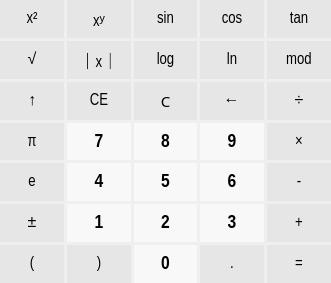
<?xml version="1.0" encoding="UTF-8"?>
<ui version="4.0">
 <class>ScientificCalculator</class>
 <widget class="QWidget" name="ScientificCalculator">
  <property name="geometry">
   <rect>
    <x>0</x>
    <y>0</y>
    <width>331</width>
    <height>283</height>
   </rect>
  </property>
  <property name="sizePolicy">
   <sizepolicy hsizetype="Expanding" vsizetype="Expanding">
    <horstretch>0</horstretch>
    <verstretch>0</verstretch>
   </sizepolicy>
  </property>
  <property name="windowTitle">
   <string>Form</string>
  </property>
  <layout class="QGridLayout" name="gridLayout">
   <property name="leftMargin">
    <number>0</number>
   </property>
   <property name="topMargin">
    <number>0</number>
   </property>
   <property name="rightMargin">
    <number>0</number>
   </property>
   <property name="bottomMargin">
    <number>0</number>
   </property>
   <property name="spacing">
    <number>3</number>
   </property>
   <item row="0" column="0">
    <widget class="QPushButton" name="sqrButton">
     <property name="sizePolicy">
      <sizepolicy hsizetype="Expanding" vsizetype="Expanding">
       <horstretch>0</horstretch>
       <verstretch>0</verstretch>
      </sizepolicy>
     </property>
     <property name="minimumSize">
      <size>
       <width>55</width>
       <height>30</height>
      </size>
     </property>
     <property name="font">
      <font>
       <family>Arial Narrow</family>
       <pointsize>12</pointsize>
      </font>
     </property>
     <property name="styleSheet">
      <string notr="true">QPushButton{background-color: rgb(230, 230, 230);border: none;} 
QPushButton:hover{background-color: rgb(195, 195, 195);}
</string>
     </property>
     <property name="text">
      <string>x²</string>
     </property>
    </widget>
   </item>
   <item row="0" column="1">
    <widget class="QPushButton" name="powButton">
     <property name="sizePolicy">
      <sizepolicy hsizetype="Expanding" vsizetype="Expanding">
       <horstretch>0</horstretch>
       <verstretch>0</verstretch>
      </sizepolicy>
     </property>
     <property name="minimumSize">
      <size>
       <width>55</width>
       <height>30</height>
      </size>
     </property>
     <property name="font">
      <font>
       <family>Arial Narrow</family>
       <pointsize>12</pointsize>
      </font>
     </property>
     <property name="styleSheet">
      <string notr="true">QPushButton{background-color: rgb(230, 230, 230);border: none;} 
QPushButton:hover{background-color: rgb(195, 195, 195);}
</string>
     </property>
     <property name="text">
      <string>xʸ</string>
     </property>
    </widget>
   </item>
   <item row="0" column="2">
    <widget class="QPushButton" name="sinButton">
     <property name="sizePolicy">
      <sizepolicy hsizetype="Expanding" vsizetype="Expanding">
       <horstretch>0</horstretch>
       <verstretch>0</verstretch>
      </sizepolicy>
     </property>
     <property name="minimumSize">
      <size>
       <width>55</width>
       <height>30</height>
      </size>
     </property>
     <property name="font">
      <font>
       <family>Arial Narrow</family>
       <pointsize>12</pointsize>
      </font>
     </property>
     <property name="styleSheet">
      <string notr="true">QPushButton{background-color: rgb(230, 230, 230);border: none;} 
QPushButton:hover{background-color: rgb(195, 195, 195);}
</string>
     </property>
     <property name="text">
      <string>sin</string>
     </property>
    </widget>
   </item>
   <item row="0" column="3">
    <widget class="QPushButton" name="cosButton">
     <property name="sizePolicy">
      <sizepolicy hsizetype="Expanding" vsizetype="Expanding">
       <horstretch>0</horstretch>
       <verstretch>0</verstretch>
      </sizepolicy>
     </property>
     <property name="minimumSize">
      <size>
       <width>55</width>
       <height>30</height>
      </size>
     </property>
     <property name="font">
      <font>
       <family>Arial Narrow</family>
       <pointsize>12</pointsize>
      </font>
     </property>
     <property name="styleSheet">
      <string notr="true">QPushButton{background-color: rgb(230, 230, 230);border: none;} 
QPushButton:hover{background-color: rgb(195, 195, 195);}
</string>
     </property>
     <property name="text">
      <string>cos</string>
     </property>
    </widget>
   </item>
   <item row="0" column="4">
    <widget class="QPushButton" name="tanButton">
     <property name="sizePolicy">
      <sizepolicy hsizetype="Expanding" vsizetype="Expanding">
       <horstretch>0</horstretch>
       <verstretch>0</verstretch>
      </sizepolicy>
     </property>
     <property name="minimumSize">
      <size>
       <width>55</width>
       <height>30</height>
      </size>
     </property>
     <property name="font">
      <font>
       <family>Arial Narrow</family>
       <pointsize>12</pointsize>
      </font>
     </property>
     <property name="styleSheet">
      <string notr="true">QPushButton{background-color: rgb(230, 230, 230);border: none;} 
QPushButton:hover{background-color: rgb(195, 195, 195);}
</string>
     </property>
     <property name="text">
      <string>tan</string>
     </property>
    </widget>
   </item>
   <item row="1" column="0">
    <widget class="QPushButton" name="sqrtButton">
     <property name="sizePolicy">
      <sizepolicy hsizetype="Expanding" vsizetype="Expanding">
       <horstretch>0</horstretch>
       <verstretch>0</verstretch>
      </sizepolicy>
     </property>
     <property name="minimumSize">
      <size>
       <width>55</width>
       <height>30</height>
      </size>
     </property>
     <property name="font">
      <font>
       <family>Arial Narrow</family>
       <pointsize>12</pointsize>
      </font>
     </property>
     <property name="styleSheet">
      <string notr="true">QPushButton{background-color: rgb(230, 230, 230);border: none;} 
QPushButton:hover{background-color: rgb(195, 195, 195);}
</string>
     </property>
     <property name="text">
      <string>√</string>
     </property>
    </widget>
   </item>
   <item row="1" column="1">
    <widget class="QPushButton" name="absButton">
     <property name="sizePolicy">
      <sizepolicy hsizetype="Expanding" vsizetype="Expanding">
       <horstretch>0</horstretch>
       <verstretch>0</verstretch>
      </sizepolicy>
     </property>
     <property name="minimumSize">
      <size>
       <width>55</width>
       <height>30</height>
      </size>
     </property>
     <property name="font">
      <font>
       <family>Arial Narrow</family>
       <pointsize>12</pointsize>
      </font>
     </property>
     <property name="styleSheet">
      <string notr="true">QPushButton{background-color: rgb(230, 230, 230);border: none;} 
QPushButton:hover{background-color: rgb(195, 195, 195);}
</string>
     </property>
     <property name="text">
      <string>｜x｜</string>
     </property>
    </widget>
   </item>
   <item row="1" column="2">
    <widget class="QPushButton" name="logButton">
     <property name="sizePolicy">
      <sizepolicy hsizetype="Expanding" vsizetype="Expanding">
       <horstretch>0</horstretch>
       <verstretch>0</verstretch>
      </sizepolicy>
     </property>
     <property name="minimumSize">
      <size>
       <width>55</width>
       <height>30</height>
      </size>
     </property>
     <property name="font">
      <font>
       <family>Arial Narrow</family>
       <pointsize>12</pointsize>
      </font>
     </property>
     <property name="styleSheet">
      <string notr="true">QPushButton{background-color: rgb(230, 230, 230);border: none;} 
QPushButton:hover{background-color: rgb(195, 195, 195);}
</string>
     </property>
     <property name="text">
      <string>log</string>
     </property>
    </widget>
   </item>
   <item row="1" column="3">
    <widget class="QPushButton" name="lnButton">
     <property name="sizePolicy">
      <sizepolicy hsizetype="Expanding" vsizetype="Expanding">
       <horstretch>0</horstretch>
       <verstretch>0</verstretch>
      </sizepolicy>
     </property>
     <property name="minimumSize">
      <size>
       <width>55</width>
       <height>30</height>
      </size>
     </property>
     <property name="font">
      <font>
       <family>Arial Narrow</family>
       <pointsize>12</pointsize>
      </font>
     </property>
     <property name="styleSheet">
      <string notr="true">QPushButton{background-color: rgb(230, 230, 230);border: none;} 
QPushButton:hover{background-color: rgb(195, 195, 195);}
</string>
     </property>
     <property name="text">
      <string>ln</string>
     </property>
    </widget>
   </item>
   <item row="1" column="4">
    <widget class="QPushButton" name="modButton">
     <property name="sizePolicy">
      <sizepolicy hsizetype="Expanding" vsizetype="Expanding">
       <horstretch>0</horstretch>
       <verstretch>0</verstretch>
      </sizepolicy>
     </property>
     <property name="minimumSize">
      <size>
       <width>55</width>
       <height>30</height>
      </size>
     </property>
     <property name="font">
      <font>
       <family>Arial Narrow</family>
       <pointsize>12</pointsize>
      </font>
     </property>
     <property name="styleSheet">
      <string notr="true">QPushButton{background-color: rgb(230, 230, 230);border: none;} 
QPushButton:hover{background-color: rgb(195, 195, 195);}
</string>
     </property>
     <property name="text">
      <string>mod</string>
     </property>
    </widget>
   </item>
   <item row="2" column="0">
    <widget class="QPushButton" name="changeButton">
     <property name="sizePolicy">
      <sizepolicy hsizetype="Expanding" vsizetype="Expanding">
       <horstretch>0</horstretch>
       <verstretch>0</verstretch>
      </sizepolicy>
     </property>
     <property name="minimumSize">
      <size>
       <width>55</width>
       <height>30</height>
      </size>
     </property>
     <property name="font">
      <font>
       <family>Arial Narrow</family>
       <pointsize>12</pointsize>
      </font>
     </property>
     <property name="styleSheet">
      <string notr="true">QPushButton{background-color: rgb(230, 230, 230);border: none;} 
QPushButton:hover{background-color: rgb(195, 195, 195);}
</string>
     </property>
     <property name="text">
      <string>↑</string>
     </property>
    </widget>
   </item>
   <item row="2" column="1">
    <widget class="QPushButton" name="ceButton">
     <property name="sizePolicy">
      <sizepolicy hsizetype="Expanding" vsizetype="Expanding">
       <horstretch>0</horstretch>
       <verstretch>0</verstretch>
      </sizepolicy>
     </property>
     <property name="minimumSize">
      <size>
       <width>55</width>
       <height>30</height>
      </size>
     </property>
     <property name="font">
      <font>
       <family>Arial Narrow</family>
       <pointsize>12</pointsize>
      </font>
     </property>
     <property name="styleSheet">
      <string notr="true">QPushButton{background-color: rgb(230, 230, 230);border: none;} 
QPushButton:hover{background-color: rgb(195, 195, 195);}
</string>
     </property>
     <property name="text">
      <string>CE</string>
     </property>
    </widget>
   </item>
   <item row="2" column="2">
    <widget class="QPushButton" name="cbutton">
     <property name="sizePolicy">
      <sizepolicy hsizetype="Expanding" vsizetype="Expanding">
       <horstretch>0</horstretch>
       <verstretch>0</verstretch>
      </sizepolicy>
     </property>
     <property name="minimumSize">
      <size>
       <width>55</width>
       <height>30</height>
      </size>
     </property>
     <property name="font">
      <font>
       <family>Arial Rounded MT Bold</family>
       <pointsize>11</pointsize>
      </font>
     </property>
     <property name="styleSheet">
      <string notr="true">QPushButton{background-color: rgb(230, 230, 230);border: none;} 
QPushButton:hover{background-color: rgb(195, 195, 195);}
</string>
     </property>
     <property name="text">
      <string>C</string>
     </property>
    </widget>
   </item>
   <item row="2" column="3">
    <widget class="QPushButton" name="eraseButton">
     <property name="sizePolicy">
      <sizepolicy hsizetype="Expanding" vsizetype="Expanding">
       <horstretch>0</horstretch>
       <verstretch>0</verstretch>
      </sizepolicy>
     </property>
     <property name="minimumSize">
      <size>
       <width>55</width>
       <height>30</height>
      </size>
     </property>
     <property name="font">
      <font>
       <family>Arial Narrow</family>
       <pointsize>12</pointsize>
      </font>
     </property>
     <property name="styleSheet">
      <string notr="true">QPushButton{background-color: rgb(230, 230, 230);border: none;} 
QPushButton:hover{background-color: rgb(195, 195, 195);}
</string>
     </property>
     <property name="text">
      <string>←</string>
     </property>
    </widget>
   </item>
   <item row="2" column="4">
    <widget class="QPushButton" name="divideButton">
     <property name="sizePolicy">
      <sizepolicy hsizetype="Expanding" vsizetype="Expanding">
       <horstretch>0</horstretch>
       <verstretch>0</verstretch>
      </sizepolicy>
     </property>
     <property name="minimumSize">
      <size>
       <width>55</width>
       <height>30</height>
      </size>
     </property>
     <property name="font">
      <font>
       <family>Arial Narrow</family>
       <pointsize>12</pointsize>
      </font>
     </property>
     <property name="styleSheet">
      <string notr="true">QPushButton{background-color: rgb(230, 230, 230);border: none;} 
QPushButton:hover{background-color: rgb(195, 195, 195);}
</string>
     </property>
     <property name="text">
      <string>÷</string>
     </property>
    </widget>
   </item>
   <item row="3" column="0">
    <widget class="QPushButton" name="piButton">
     <property name="sizePolicy">
      <sizepolicy hsizetype="Expanding" vsizetype="Expanding">
       <horstretch>0</horstretch>
       <verstretch>0</verstretch>
      </sizepolicy>
     </property>
     <property name="minimumSize">
      <size>
       <width>55</width>
       <height>30</height>
      </size>
     </property>
     <property name="font">
      <font>
       <family>Arial Narrow</family>
       <pointsize>12</pointsize>
      </font>
     </property>
     <property name="styleSheet">
      <string notr="true">QPushButton{background-color: rgb(230, 230, 230);border: none;} 
QPushButton:hover{background-color: rgb(195, 195, 195);}
</string>
     </property>
     <property name="text">
      <string>π</string>
     </property>
    </widget>
   </item>
   <item row="3" column="1">
    <widget class="QPushButton" name="num7Button">
     <property name="sizePolicy">
      <sizepolicy hsizetype="Expanding" vsizetype="Expanding">
       <horstretch>0</horstretch>
       <verstretch>0</verstretch>
      </sizepolicy>
     </property>
     <property name="minimumSize">
      <size>
       <width>55</width>
       <height>30</height>
      </size>
     </property>
     <property name="font">
      <font>
       <family>Arial Narrow</family>
       <pointsize>14</pointsize>
       <weight>75</weight>
       <bold>true</bold>
      </font>
     </property>
     <property name="styleSheet">
      <string notr="true">QPushButton{background-color: rgb(248, 248, 248);border: none;} 
QPushButton:hover{background-color: rgb(195, 195, 195);}
</string>
     </property>
     <property name="text">
      <string>7</string>
     </property>
    </widget>
   </item>
   <item row="3" column="2">
    <widget class="QPushButton" name="num8Button">
     <property name="sizePolicy">
      <sizepolicy hsizetype="Expanding" vsizetype="Expanding">
       <horstretch>0</horstretch>
       <verstretch>0</verstretch>
      </sizepolicy>
     </property>
     <property name="minimumSize">
      <size>
       <width>55</width>
       <height>30</height>
      </size>
     </property>
     <property name="font">
      <font>
       <family>Arial Narrow</family>
       <pointsize>14</pointsize>
       <weight>75</weight>
       <bold>true</bold>
      </font>
     </property>
     <property name="styleSheet">
      <string notr="true">QPushButton{background-color: rgb(248, 248, 248);border: none;} 
QPushButton:hover{background-color: rgb(195, 195, 195);}
</string>
     </property>
     <property name="text">
      <string>8</string>
     </property>
    </widget>
   </item>
   <item row="3" column="3">
    <widget class="QPushButton" name="num9Button">
     <property name="sizePolicy">
      <sizepolicy hsizetype="Expanding" vsizetype="Expanding">
       <horstretch>0</horstretch>
       <verstretch>0</verstretch>
      </sizepolicy>
     </property>
     <property name="minimumSize">
      <size>
       <width>55</width>
       <height>30</height>
      </size>
     </property>
     <property name="font">
      <font>
       <family>Arial Narrow</family>
       <pointsize>14</pointsize>
       <weight>75</weight>
       <bold>true</bold>
      </font>
     </property>
     <property name="styleSheet">
      <string notr="true">QPushButton{background-color: rgb(248, 248, 248);border: none;} 
QPushButton:hover{background-color: rgb(195, 195, 195);}
</string>
     </property>
     <property name="text">
      <string>9</string>
     </property>
    </widget>
   </item>
   <item row="3" column="4">
    <widget class="QPushButton" name="multiplyButton">
     <property name="sizePolicy">
      <sizepolicy hsizetype="Expanding" vsizetype="Expanding">
       <horstretch>0</horstretch>
       <verstretch>0</verstretch>
      </sizepolicy>
     </property>
     <property name="minimumSize">
      <size>
       <width>55</width>
       <height>30</height>
      </size>
     </property>
     <property name="font">
      <font>
       <family>Arial Narrow</family>
       <pointsize>12</pointsize>
      </font>
     </property>
     <property name="styleSheet">
      <string notr="true">QPushButton{background-color: rgb(230, 230, 230);border: none;} 
QPushButton:hover{background-color: rgb(195, 195, 195);}
</string>
     </property>
     <property name="text">
      <string>×</string>
     </property>
    </widget>
   </item>
   <item row="4" column="0">
    <widget class="QPushButton" name="eButton">
     <property name="sizePolicy">
      <sizepolicy hsizetype="Expanding" vsizetype="Expanding">
       <horstretch>0</horstretch>
       <verstretch>0</verstretch>
      </sizepolicy>
     </property>
     <property name="minimumSize">
      <size>
       <width>55</width>
       <height>30</height>
      </size>
     </property>
     <property name="font">
      <font>
       <family>Arial Narrow</family>
       <pointsize>12</pointsize>
      </font>
     </property>
     <property name="styleSheet">
      <string notr="true">QPushButton{background-color: rgb(230, 230, 230);border: none;} 
QPushButton:hover{background-color: rgb(195, 195, 195);}
</string>
     </property>
     <property name="text">
      <string>e</string>
     </property>
    </widget>
   </item>
   <item row="4" column="1">
    <widget class="QPushButton" name="num4Button">
     <property name="sizePolicy">
      <sizepolicy hsizetype="Expanding" vsizetype="Expanding">
       <horstretch>0</horstretch>
       <verstretch>0</verstretch>
      </sizepolicy>
     </property>
     <property name="minimumSize">
      <size>
       <width>55</width>
       <height>30</height>
      </size>
     </property>
     <property name="font">
      <font>
       <family>Arial Narrow</family>
       <pointsize>14</pointsize>
       <weight>75</weight>
       <bold>true</bold>
      </font>
     </property>
     <property name="styleSheet">
      <string notr="true">QPushButton{background-color: rgb(248, 248, 248);border: none;} 
QPushButton:hover{background-color: rgb(195, 195, 195);}
</string>
     </property>
     <property name="text">
      <string>4</string>
     </property>
    </widget>
   </item>
   <item row="4" column="2">
    <widget class="QPushButton" name="num5Button">
     <property name="sizePolicy">
      <sizepolicy hsizetype="Expanding" vsizetype="Expanding">
       <horstretch>0</horstretch>
       <verstretch>0</verstretch>
      </sizepolicy>
     </property>
     <property name="minimumSize">
      <size>
       <width>55</width>
       <height>30</height>
      </size>
     </property>
     <property name="font">
      <font>
       <family>Arial Narrow</family>
       <pointsize>14</pointsize>
       <weight>75</weight>
       <bold>true</bold>
      </font>
     </property>
     <property name="styleSheet">
      <string notr="true">QPushButton{background-color: rgb(248, 248, 248);border: none;} 
QPushButton:hover{background-color: rgb(195, 195, 195);}
</string>
     </property>
     <property name="text">
      <string>5</string>
     </property>
    </widget>
   </item>
   <item row="4" column="3">
    <widget class="QPushButton" name="num6Button">
     <property name="sizePolicy">
      <sizepolicy hsizetype="Expanding" vsizetype="Expanding">
       <horstretch>0</horstretch>
       <verstretch>0</verstretch>
      </sizepolicy>
     </property>
     <property name="minimumSize">
      <size>
       <width>55</width>
       <height>30</height>
      </size>
     </property>
     <property name="font">
      <font>
       <family>Arial Narrow</family>
       <pointsize>14</pointsize>
       <weight>75</weight>
       <bold>true</bold>
      </font>
     </property>
     <property name="styleSheet">
      <string notr="true">QPushButton{background-color: rgb(248, 248, 248);border: none;} 
QPushButton:hover{background-color: rgb(195, 195, 195);}
</string>
     </property>
     <property name="text">
      <string>6</string>
     </property>
    </widget>
   </item>
   <item row="4" column="4">
    <widget class="QPushButton" name="minusButton">
     <property name="sizePolicy">
      <sizepolicy hsizetype="Expanding" vsizetype="Expanding">
       <horstretch>0</horstretch>
       <verstretch>0</verstretch>
      </sizepolicy>
     </property>
     <property name="minimumSize">
      <size>
       <width>55</width>
       <height>30</height>
      </size>
     </property>
     <property name="font">
      <font>
       <family>Arial Narrow</family>
       <pointsize>12</pointsize>
      </font>
     </property>
     <property name="styleSheet">
      <string notr="true">QPushButton{background-color: rgb(230, 230, 230);border: none;} 
QPushButton:hover{background-color: rgb(195, 195, 195);}
</string>
     </property>
     <property name="text">
      <string>-</string>
     </property>
    </widget>
   </item>
   <item row="5" column="0">
    <widget class="QPushButton" name="negateButton">
     <property name="sizePolicy">
      <sizepolicy hsizetype="Expanding" vsizetype="Expanding">
       <horstretch>0</horstretch>
       <verstretch>0</verstretch>
      </sizepolicy>
     </property>
     <property name="minimumSize">
      <size>
       <width>55</width>
       <height>30</height>
      </size>
     </property>
     <property name="font">
      <font>
       <family>Arial Narrow</family>
       <pointsize>12</pointsize>
      </font>
     </property>
     <property name="styleSheet">
      <string notr="true">QPushButton{background-color: rgb(230, 230, 230);border: none;} 
QPushButton:hover{background-color: rgb(195, 195, 195);}
</string>
     </property>
     <property name="text">
      <string>±</string>
     </property>
    </widget>
   </item>
   <item row="5" column="1">
    <widget class="QPushButton" name="num1Button">
     <property name="sizePolicy">
      <sizepolicy hsizetype="Expanding" vsizetype="Expanding">
       <horstretch>0</horstretch>
       <verstretch>0</verstretch>
      </sizepolicy>
     </property>
     <property name="minimumSize">
      <size>
       <width>55</width>
       <height>30</height>
      </size>
     </property>
     <property name="font">
      <font>
       <family>Arial Narrow</family>
       <pointsize>14</pointsize>
       <weight>75</weight>
       <bold>true</bold>
      </font>
     </property>
     <property name="styleSheet">
      <string notr="true">QPushButton{background-color: rgb(248, 248, 248);border: none;} 
QPushButton:hover{background-color: rgb(195, 195, 195);}
</string>
     </property>
     <property name="text">
      <string>1</string>
     </property>
    </widget>
   </item>
   <item row="5" column="2">
    <widget class="QPushButton" name="num2Button">
     <property name="sizePolicy">
      <sizepolicy hsizetype="Expanding" vsizetype="Expanding">
       <horstretch>0</horstretch>
       <verstretch>0</verstretch>
      </sizepolicy>
     </property>
     <property name="minimumSize">
      <size>
       <width>55</width>
       <height>30</height>
      </size>
     </property>
     <property name="font">
      <font>
       <family>Arial Narrow</family>
       <pointsize>14</pointsize>
       <weight>75</weight>
       <bold>true</bold>
      </font>
     </property>
     <property name="styleSheet">
      <string notr="true">QPushButton{background-color: rgb(248, 248, 248);border: none;} 
QPushButton:hover{background-color: rgb(195, 195, 195);}
</string>
     </property>
     <property name="text">
      <string>2</string>
     </property>
    </widget>
   </item>
   <item row="5" column="3">
    <widget class="QPushButton" name="num3Button">
     <property name="sizePolicy">
      <sizepolicy hsizetype="Expanding" vsizetype="Expanding">
       <horstretch>0</horstretch>
       <verstretch>0</verstretch>
      </sizepolicy>
     </property>
     <property name="minimumSize">
      <size>
       <width>55</width>
       <height>30</height>
      </size>
     </property>
     <property name="font">
      <font>
       <family>Arial Narrow</family>
       <pointsize>14</pointsize>
       <weight>75</weight>
       <bold>true</bold>
      </font>
     </property>
     <property name="styleSheet">
      <string notr="true">QPushButton{background-color: rgb(248, 248, 248);border: none;} 
QPushButton:hover{background-color: rgb(195, 195, 195);}
</string>
     </property>
     <property name="text">
      <string>3</string>
     </property>
    </widget>
   </item>
   <item row="5" column="4">
    <widget class="QPushButton" name="plusButton">
     <property name="sizePolicy">
      <sizepolicy hsizetype="Expanding" vsizetype="Expanding">
       <horstretch>0</horstretch>
       <verstretch>0</verstretch>
      </sizepolicy>
     </property>
     <property name="minimumSize">
      <size>
       <width>55</width>
       <height>30</height>
      </size>
     </property>
     <property name="font">
      <font>
       <family>Arial Narrow</family>
       <pointsize>12</pointsize>
      </font>
     </property>
     <property name="styleSheet">
      <string notr="true">QPushButton{background-color: rgb(230, 230, 230);border: none;} 
QPushButton:hover{background-color: rgb(195, 195, 195);}
</string>
     </property>
     <property name="text">
      <string>+</string>
     </property>
    </widget>
   </item>
   <item row="6" column="0">
    <widget class="QPushButton" name="leftBracketButton">
     <property name="sizePolicy">
      <sizepolicy hsizetype="Expanding" vsizetype="Expanding">
       <horstretch>0</horstretch>
       <verstretch>0</verstretch>
      </sizepolicy>
     </property>
     <property name="minimumSize">
      <size>
       <width>55</width>
       <height>30</height>
      </size>
     </property>
     <property name="font">
      <font>
       <family>Arial Narrow</family>
       <pointsize>12</pointsize>
      </font>
     </property>
     <property name="styleSheet">
      <string notr="true">QPushButton{background-color: rgb(230, 230, 230);border: none;} 
QPushButton:hover{background-color: rgb(195, 195, 195);}
</string>
     </property>
     <property name="text">
      <string>(</string>
     </property>
    </widget>
   </item>
   <item row="6" column="1">
    <widget class="QPushButton" name="rightBracketButton">
     <property name="sizePolicy">
      <sizepolicy hsizetype="Expanding" vsizetype="Expanding">
       <horstretch>0</horstretch>
       <verstretch>0</verstretch>
      </sizepolicy>
     </property>
     <property name="minimumSize">
      <size>
       <width>55</width>
       <height>30</height>
      </size>
     </property>
     <property name="font">
      <font>
       <family>Arial Narrow</family>
       <pointsize>12</pointsize>
      </font>
     </property>
     <property name="styleSheet">
      <string notr="true">QPushButton{background-color: rgb(230, 230, 230);border: none;} 
QPushButton:hover{background-color: rgb(195, 195, 195);}
</string>
     </property>
     <property name="text">
      <string>)</string>
     </property>
    </widget>
   </item>
   <item row="6" column="2">
    <widget class="QPushButton" name="num0Button">
     <property name="sizePolicy">
      <sizepolicy hsizetype="Expanding" vsizetype="Expanding">
       <horstretch>0</horstretch>
       <verstretch>0</verstretch>
      </sizepolicy>
     </property>
     <property name="minimumSize">
      <size>
       <width>55</width>
       <height>30</height>
      </size>
     </property>
     <property name="font">
      <font>
       <family>Arial Narrow</family>
       <pointsize>14</pointsize>
       <weight>75</weight>
       <bold>true</bold>
      </font>
     </property>
     <property name="styleSheet">
      <string notr="true">QPushButton{background-color: rgb(248, 248, 248);border: none;} 
QPushButton:hover{background-color: rgb(195, 195, 195);}
</string>
     </property>
     <property name="text">
      <string>0</string>
     </property>
    </widget>
   </item>
   <item row="6" column="3">
    <widget class="QPushButton" name="dotButton">
     <property name="sizePolicy">
      <sizepolicy hsizetype="Expanding" vsizetype="Expanding">
       <horstretch>0</horstretch>
       <verstretch>0</verstretch>
      </sizepolicy>
     </property>
     <property name="minimumSize">
      <size>
       <width>55</width>
       <height>30</height>
      </size>
     </property>
     <property name="font">
      <font>
       <family>Arial Narrow</family>
       <pointsize>12</pointsize>
      </font>
     </property>
     <property name="styleSheet">
      <string notr="true">QPushButton{background-color: rgb(230, 230, 230);border: none;} 
QPushButton:hover{background-color: rgb(195, 195, 195);}
</string>
     </property>
     <property name="text">
      <string>.</string>
     </property>
    </widget>
   </item>
   <item row="6" column="4">
    <widget class="QPushButton" name="equalButton">
     <property name="sizePolicy">
      <sizepolicy hsizetype="Expanding" vsizetype="Expanding">
       <horstretch>0</horstretch>
       <verstretch>0</verstretch>
      </sizepolicy>
     </property>
     <property name="minimumSize">
      <size>
       <width>55</width>
       <height>30</height>
      </size>
     </property>
     <property name="font">
      <font>
       <family>Arial Narrow</family>
       <pointsize>12</pointsize>
      </font>
     </property>
     <property name="styleSheet">
      <string notr="true">QPushButton{background-color: rgb(230, 230, 230);border: none;} 
QPushButton:hover{background-color: rgb(195, 195, 195);}
</string>
     </property>
     <property name="text">
      <string>=</string>
     </property>
    </widget>
   </item>
  </layout>
 </widget>
 <resources/>
 <connections/>
</ui>
